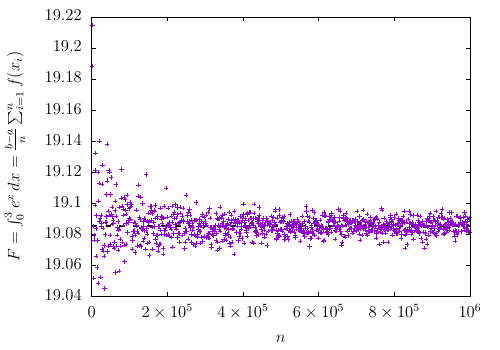

Write the gnuplot code that produced this figure.
set term epslatex standalone 12
unset key
set xrange [0:1000000]
set xtics ('$0$' 0, '$2\times10^5$' 200000, '$4\times10^5$' 400000, '$6\times10^5$' 600000, '$8\times10^5$' 800000, '$10^6$' 1000000)
set xlabel '$n$'
set ylabel '$F=\int_0^3e^x\,dx=\frac{b-a}{n}\sum_{i=1}^nf(x_i)$'
set arrow nohead from 0,19.08553692 to 1000000,19.08553692 dt 2 lw 4 lc rgb 'black'
set output '1-I-n.tex'
plot '1-I-n.txt'
set output